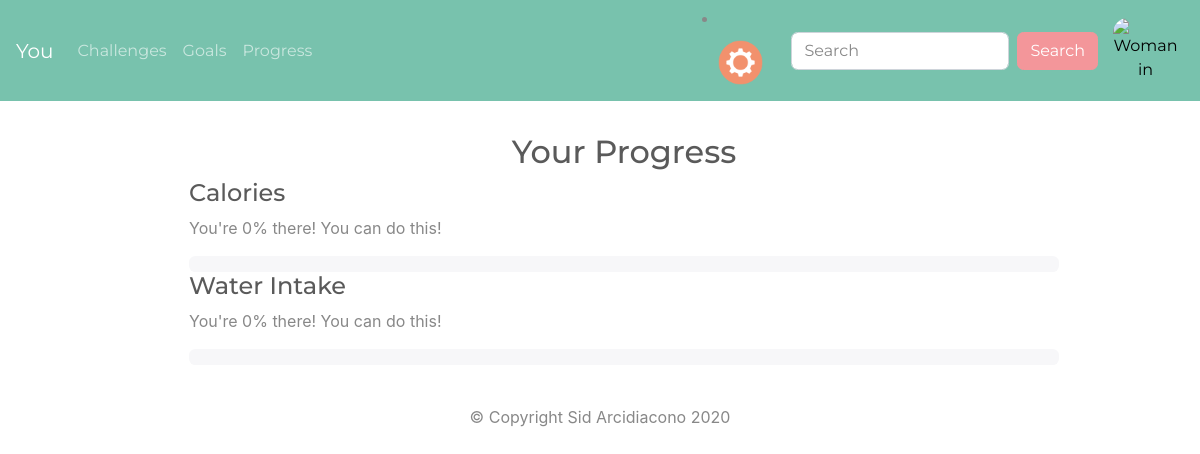
Page /progress (signed in) on the committed database.
### you_app/models.py (models this page shows, shortened)
class Goal(db.Model):
    id = db.Column(db.Integer, primary_key=True)
    category = db.Column(db.String(40), nullable=False)
    goal = db.Column(db.Integer, nullable=False, default=0)
    start_date = db.Column(db.DateTime, default=datetime.now)
    end_date = db.Column(db.DateTime, default=datetime.now)
    user_baseline = db.Column(db.Integer, default=0, nullable=False)
    daily_goal_percent = db.Column(db.Integer, default=0)
    percent_complete = db.Column(db.Integer, default=0)
    percentile_friends = db.Column(db.Integer, default=0)
    daily_expected_improvement = db.Column(db.Integer, default=0)
    set_daily_expected = db.Column(db.DateTime, default=date.today())
    daily_expected_intake = db.Column(db.Integer, default=0)
    user_id = db.Column(db.Integer, db.ForeignKey("user.id"))

### you_app/progress/routes.py (the view)
@progress.route("/progress")
@login_required
def progress_page():
    goals = Goal.query.filter_by(user_id=current_user.id)
    return render_template("progress.html", goals=goals)

### you_app/models.py (called while the page is built)
@login_manager.user_loader
def user_loader(user_id):
    return User.query.filter_by(id=user_id).first()

### you_app/templates/progress.html (shortened to what this page needs)
{% extends 'base.html' %}
{% block content %}
<div class="row w-100 justify-content-center m-4">
  <h2>Your Progress</h2>
  {% for goal in goals %}
  <div class="row w-100 justify-content-center">
    <div class="col-md-9">
      <h4>{{ goal.category }}</h4>
      {% if not goal.percent_complete == 100 %}
        <p>You're {{ goal.percent_complete }}% there! You can do this!</p>
      {% else %}
        <p>You did it! Make sure to keep up your progress each day!</p>
      {% endif %}
      <div class="progress">
      </div>
    </div>
  </div>
  {% endfor %}
</div>
{% endblock %}

### rows in the picture
Goal: category "Calories", percent_complete "0"
Goal: category "Water Intake", percent_complete "0"
